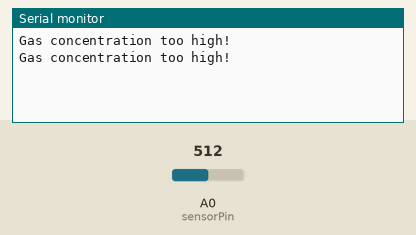
Bench run of a sketch on a simulated Arduino Uno, built with avr-gcc and run on an emulated ATmega328P. On the bench: the last lines printed to the serial monitor. The inputs (shaded band) are chosen by the test bench; at power-on: A0 (sensorPin) = 512.

Above: at 1.8 s.
1.9 s: A0 (sensorPin) set to 258
At 2.8 s:
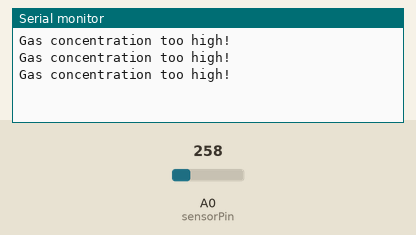
3.4 s: A0 (sensorPin) set to 236
At 4.8 s:
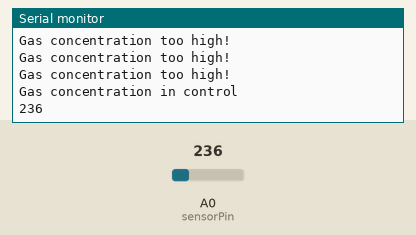

The sketch:

gas-sensor.ino
```cpp
int sensorPin = A0;
int sensorThreshold = 250;

void setup() {
   // put your setup code here, to run once:
   Serial.begin(9600);
   pinMode(sensorPin, INPUT);
}

void loop() {
   // put your main code here, to run repeatedly:
   if (analogRead(sensorPin) > sensorThreshold) {
      Serial.println("Gas concentration too high!");
      delay(1000);
   } else {
      Serial.println("Gas concentration in control");
      Serial.println(analogRead(sensorPin));
      delay(1000);
   }
}
```

Measured:
- the behaviour switches between 251 and 250 on A0 (sensorPin) (found by bisection; images 1 and 2)
- after the input at 3.4 s, the serial monitor: prints a new line after 0.60 s (image 2)
